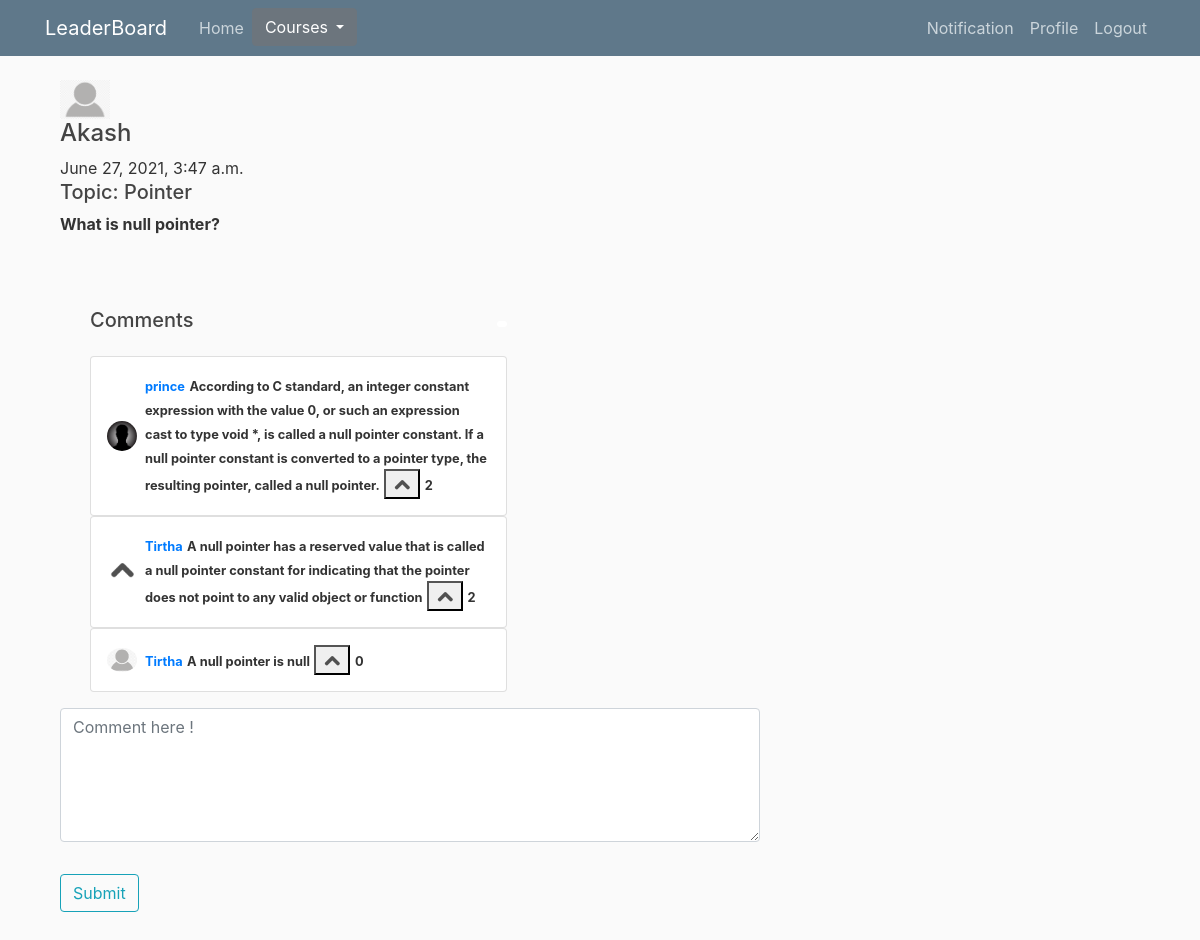
The page /courses/availableClasses/sdk/sdk1/sdk2/sdk3/sdk4/448 (signed in) on the database its author committed.
### courses/models.py (models this page shows, shortened)
class Post(models.Model):
    title =  models.CharField(max_length=1000)
    course = models.ForeignKey(Courses,on_delete=models.CASCADE,blank=True,null=True) #Foreign Key
    author = models.ForeignKey(User,on_delete=models.CASCADE,blank=True,null=True) #Foreign Key
    body = models.TextField(null = True, blank = True)
    post_date = models.DateTimeField(auto_now_add = True)
    add_image = models.ImageField(null = True, blank = True, upload_to = "images/")

class Comments(models.Model):
    post = models.ForeignKey(Post,on_delete=models.CASCADE,blank=True,null=True) #Foreign Key
    author = models.ForeignKey(User,on_delete=models.CASCADE,blank=True,null=True) #Foreign Key
    body = models.TextField()
    date_added = models.DateTimeField(auto_now_add = True)
    score = models.IntegerField()

### courses/views.py (the view)
# urls.py: path('courses/availableClasses/sdk/sdk1/sdk2/sdk3/sdk4/<int:id>', course_views.increamentScore, name='score'),
def increamentScore(request, id):
    a1 = Comments.objects.get(id = id)
    b1 = a1.author
    c1 = request.user
    if(b1!=c1 and (LB.objects.filter(comment = id, scorer = c1.id).exists())==False):
        obj1 = Comments.objects.get(id = id)
        obj1.score = obj1.score + 1
        obj1.save() #Update The Database
        obj34 = LB(comment = a1, scorer = c1)
        obj34.save()
    obj2 = a1.post
    return commentView(request, obj2.id)

### courses/forms.py
class CommentForm(forms.ModelForm):
    content = forms.CharField(label ="", widget = forms.Textarea(
    attrs ={
        'placeholder':'Comment here !',
        'rows':'5',
        'cols':'100'
    }))
    class Meta:
        model = Comments
        fields =['content']

### courses/templates/courses/createComment.html (shortened to what this page needs)
{% extends "scmfal/base1.html" %}
{% load static %}
{% load crispy_forms_tags %}
{% block content %}
<section>
    <div class="container">
        <div class="row">
            <div class="col-sm-5 col-md-6 col-12 pb-4">
                <img src="{{context4}}" width="50">
                    <h4>{{context.author}}</h4> <span>{{context.post_date}}</span> <br>
                    <h5>Topic: {{context.title}}</h5>
                    <large class="font-weight-bold">{{context.body}}</small>
                </div>
            </div>
        <div class="container mt-5">
            <div class="d-flex flex-row bd-highlight mb-3">
                <div class="col-md-8">
                    <div class="headings d-flex justify-content-between align-items-center mb-3">
                        {% if context3 > 0 %}
                        <h5>Comments</h5>
                        {% else %}
                        <h5>No Comments have made yet!</h5>
                        {% endif %}
                        <div class="buttons"> <span class="badge bg-white d-flex flex-row align-items-center">
                            </span> </div>
                    </div>
                    {% for i,j in context5 %}
                    <div class="card p-3">
                        <div class="d-flex justify-content-between align-items-center">
                            <div class="user d-flex flex-row align-items-center"><img src="{{j}}" width="30" class="user-img rounded-circle mr-2"> <span><small class="font-weight-bold text-primary">{{i.author}}</small> <small class="font-weight-bold">{{i.body}}</small>
                             <a href ="http://127.0.0.1:8000/courses/availableClasses/sdk/sdk1/sdk2/sdk3/sdk4/{{i.id}}"><button id="button" onclick="myFunction()"><img src="{% static '/up-arrow-png-8.png' %}" height="20"></button></a>
                            <small class="font-weight-bold">{{i.score}}</small>
                            </span>
                        </div>
                        </div>
                    </div>
                    {% endfor %}
                </div>
            </div>
        </div>
        <div class="d-flex flex-row bd-highlight mb-3">
            <form method="POST">
                <fieldset class="form-group">
                    {{ form|crispy }}
                </fieldset>
                <div class="form-group">
                    <button class="btn btn-outline-info" type="submit">Submit</button>
                </div>
            </form>
        </div>
    </div>
</section>
{% endblock content %}

### scmfal/static/scmfal/main.css (style rules this page uses)
body { background: #fafafa; color: #333333; margin-top: 5rem; }
section { background: #fafafae1; color: #333333; padding: 1 100px; height:80 vh; display: contents; align-items: center; }
h1, h2, h3, h4, h5, h6 { color: #444444; }

### rows shown on the page
Post: author "Akash", post_date "June 27, 2021, 3:47 a.m.", title "Pointer", body "What is null pointer?"
Comments: shows a picture, author "prince", body "According to C standard, an integer constant expression with the value 0, or such an expression cast to type void *, is called a null pointer constant. If a null pointer constant is converted to a pointer type, the resulting pointer, called a null pointer.", score "2"
Comments: shows a picture, author "Tirtha", body "A null pointer has a reserved value that is called a null pointer constant for indicating that the pointer does not point to any valid object or function", score "2"
Comments: shows a picture, author "Tirtha", body "A null pointer is null", score "0"
